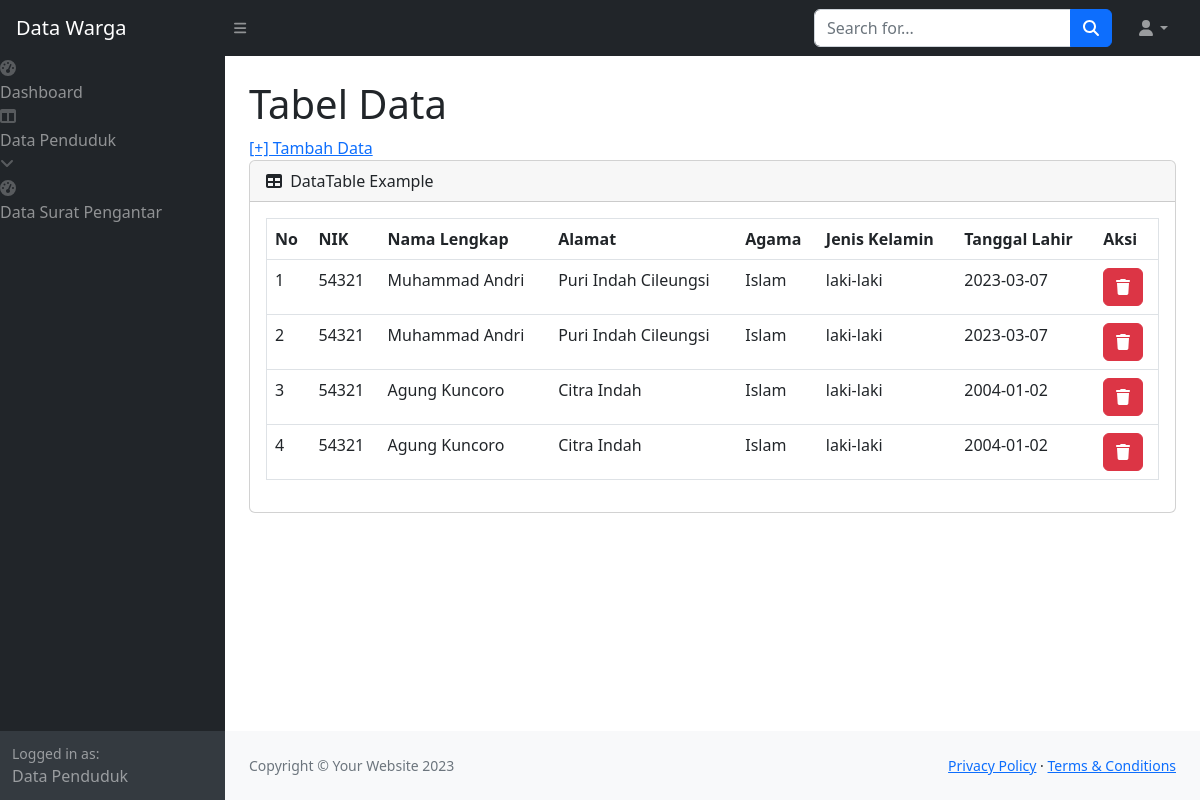
Page /warga_dua/index.php on the committed database.
### tables this page shows
CREATE TABLE `warga2` (
  `nik` int(16) NOT NULL,
  `nama` varchar(35) NOT NULL,
  `alamat` text NOT NULL,
  `agama` enum('Islam','kristen','protestan','hindu','budha','konghucu') NOT NULL,
  `jenis_kelamin` enum('laki-laki','perempuan') NOT NULL,
  `tanggal_lahir` date NOT NULL
);

### warga_dua/index.php (the view, shortened to what this page needs)
<!DOCTYPE html>
<html lang="en">
    <head>
        <link href="https://cdn.jsdelivr.net/npm/simple-datatables@7.1.2/dist/style.min.css" rel="stylesheet" />
        <link href="../startbootstrap-sb-admin-gh-pages/css/styles.css" rel="stylesheet" />
    </head>
    <body class="sb-nav-fixed">
        <nav class="sb-topnav navbar navbar-expand navbar-dark bg-dark">
            <a class="navbar-brand ps-3" href="index.html">Data Warga</a>
            <button class="btn btn-link btn-sm order-1 order-lg-0 me-4 me-lg-0" id="sidebarToggle" href="#!"><i class="fas fa-bars"></i></button>
            <form class="d-none d-md-inline-block form-inline ms-auto me-0 me-md-3 my-2 my-md-0">
                <div class="input-group">
                    <input class="form-control" type="text" placeholder="Search for..." aria-label="Search for..." aria-describedby="btnNavbarSearch" />
                    <button class="btn btn-primary" id="btnNavbarSearch" type="button"><i class="fas fa-search"></i></button>
                </div>
            </form>
            <ul class="navbar-nav ms-auto ms-md-0 me-3 me-lg-4">
                <li class="nav-item dropdown">
                    <a class="nav-link dropdown-toggle" id="navbarDropdown" href="#" role="button" data-bs-toggle="dropdown" aria-expanded="false"><i class="fas fa-user fa-fw"></i></a>
                </li>
            </ul>
        </nav>
        <div id="layoutSidenav">
            <div id="layoutSidenav_nav">
                <nav class="sb-sidenav accordion sb-sidenav-dark" id="sidenavAccordion">
                    <div class="sb-sidenav-menu">
                    <a class="nav-link" href="../dashboard.php">
                                <div class="sb-nav-link-icon"><i class="fas fa-tachometer-alt"></i></div>
                                Dashboard
                            </a>
                            <a class="nav-link collapsed" href="#" data-bs-toggle="collapse" data-bs-target="#collapseLayouts" aria-expanded="false" aria-controls="collapseLayouts">
                                <div class="sb-nav-link-icon"><i class="fas fa-columns"></i></div>
                                Data Penduduk
                                <div class="sb-sidenav-collapse-arrow"><i class="fas fa-angle-down"></i></div>
                            </a>
                            <a class="nav-link" href="../surat/surat_pengantar/index.php">
                                <div class="sb-nav-link-icon"><i class="fas fa-tachometer-alt"></i></div>
                                Data Surat Pengantar
                            </a>
                    </div>
                    <div class="sb-sidenav-footer">
                        <div class="small">Logged in as:</div>
                        Data Penduduk
                    </div>
                </nav>
            </div>
            <div id="layoutSidenav_content">
                <main>
                    <div class="container-fluid px-4">
                        <h1 class="mt-4">Tabel Data</h1>
                        <nav>
                            <a href="../warga_dua/tambah_data.php">[+] Tambah Data</a>
                        </nav>
                        <div class="card mb-4">
                            <div class="card-header">
                                <i class="fas fa-table me-1"></i>
                                DataTable Example
                            </div>
                            <div class="card-body">
                                <table border="1" cellspacing="0" class="table">
                                    <thead>
                                        <tr>
                                            <th>No</th>
                                            <th>NIK</th>
                                            <th>Nama Lengkap</th>
                                            <th>Alamat</th>
                                            <th>Agama</th>
                                            <th>Jenis Kelamin</th>
                                            <th>Tanggal Lahir</th>
                                            <th>Aksi</th>
                                        </tr>
                                    </thead>
                                    <tbody>
                                    <?php
                                    $no = 1;
                                    $warga2 = mysqli_query($conn, "SELECT * FROM `warga2` ORDER BY nik DESC");
                                        while($row = mysqli_fetch_array($warga2)){
                                    ?>
                                <tr>
                                    <td><?php echo $no++ ?></td>
                                    <td><?php echo $row['nik'] ?></td>
                                    <td><?php echo $row['nama'] ?></td>
                                    <td><?php echo $row['alamat'] ?></td>
                                    <td><?php echo $row['agama'] ?></td>
                                    <td><?php echo $row['jenis_kelamin'] ?></td>
                                    <td><?php echo $row['tanggal_lahir'] ?></td>
                                     <td>
                                                <form action="" method="post"><input type="hidden" name="nik" value="<?= $d->nik ?>"><button name="hapus" id="hapus" class="btn btn-danger"><i class="fa fa-trash"></i></button></form>
                                            </td>
                                </tr>
                                <?php } ?>
                                    </tbody>
                                </table>
                            </div>
                        </div>
                    </div>
                </main>
                <footer class="py-4 bg-light mt-auto">
                    <div class="container-fluid px-4">
                        <div class="d-flex align-items-center justify-content-between small">
                            <div class="text-muted">Copyright &copy; Your Website 2023</div>
                            <div>
                                <a href="#">Privacy Policy</a>
                                &middot;
                                <a href="#">Terms &amp; Conditions</a>
                            </div>
                        </div>
                    </div>
                </footer>
            </div>
        </div>
    </body>
</html>

### rows in the picture
warga2: nik "54321", nama "Muhammad Andri", alamat "Puri Indah Cileungsi", agama "Islam", jenis_kelamin "laki-laki", tanggal_lahir "2023-03-07"
warga2: nik "54321", nama "Muhammad Andri", alamat "Puri Indah Cileungsi", agama "Islam", jenis_kelamin "laki-laki", tanggal_lahir "2023-03-07"
warga2: nik "54321", nama "Agung Kuncoro", alamat "Citra Indah", agama "Islam", jenis_kelamin "laki-laki", tanggal_lahir "2004-01-02"
warga2: nik "54321", nama "Agung Kuncoro", alamat "Citra Indah", agama "Islam", jenis_kelamin "laki-laki", tanggal_lahir "2004-01-02"
